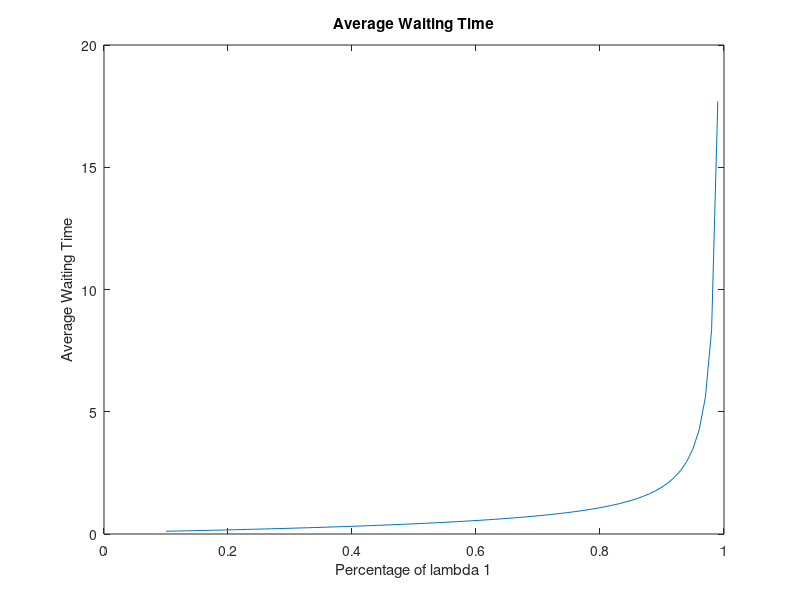

Here is the MATLAB script that generated this plot:
clc;
clear all;
close all;

##### NETWORK WITH ALTERNATIVE ROUTING #####

#2#
lambda = 10*10^3;
b_1= 1875000;
b_2= 1500000;
mu_1=b_1/128;
mu_2=b_2/128;
i=1;
best_a=0;
lowest_E=9999999;
for a=0.001:0.001:0.999;
  E(i)=(1/(mu_1-a*lambda))*a + (1/(mu_2-(1-a)*lambda))*(1-a);
  if E(i)<lowest_E;
    lowest_E = E(i);
    best_a=a;
   endif
  i++;
endfor
#figure(1);
#plot(0.001:0.001:0.999,E);
#xlabel("Probability a");
#ylabel("Average Waiting Time");
#title("Average Waiting Time");
#display(lowest_E);
#display(best_a);

##### OPEN QUEUING SYSTEM NETWORK #####

#2#

function [rho ergodicity] = intensities(lambda, mu)
  rho(1)=lambda(1)/mu(1);
  rho(2)=(lambda(2)+(2/7)*lambda(1))/mu(2);
  rho(3)=((4/7)*lambda(1))/mu(3);
  rho(4)=((3/7)*lambda(1))/mu(4);
  rho(5)=(lambda(2)+(4/7)*lambda(1))/mu(5);
  ergodicity=1;
  for i=1:5
    if rho(i)>1
      ergodicity=0;
    endif
  endfor
  display(rho);
endfunction

#3#

function clients = mean_clients(lambda, mu)
  [rho erg] = intensities(lambda,mu);
  if erg == 1
    for i=1:5
      clients(i)=rho(i)/(1-rho(i));
    endfor
  else
    for i=1:5
      clients(i)=0;
    endfor  
  endif
endfunction

#4#

lambda = [4 1];
mu = [6 5 8 7 6];

[rho erg] = intensities(lambda,mu);
mean_clients_ = mean_clients(lambda,mu);
Average_Time = (mean_clients_(1)+mean_clients_(2)+mean_clients_(3)+mean_clients_(4)+mean_clients_(5))/(lambda(1)+lambda(2));
display(Average_Time);

#5#

mu = [6 5 8 7 6];
best_lambda=99;
lambda_1 = 4;
while 1
  lambda=[lambda_1 1];
  [rho erg]=intensities(lambda,mu);
  if erg == 0
     best_lambda = lambda_1;
     break;
  endif
  lambda_1 = lambda_1 + 0.01;
endwhile
display(best_lambda);
  
#6#
mu = [6 5 8 7 6];
a = 1;
mean_clients_ = zeros(1, 5); 
for i = 0.1:0.01:0.99
  list=[best_lambda*i 1];
  mean_clients_ = mean_clients(list,mu);
  Average_Time_(a) = (mean_clients_(1)+mean_clients_(2)+mean_clients_(3)+mean_clients_(4)+mean_clients_(5))/(lambda(1)+lambda(2));
  a++;
endfor
figure(2)
plot(0.1:0.01:0.99,Average_Time_);
title("Average Waiting Time");
xlabel("Percentage of lambda 1");
ylabel("Average Waiting Time");
